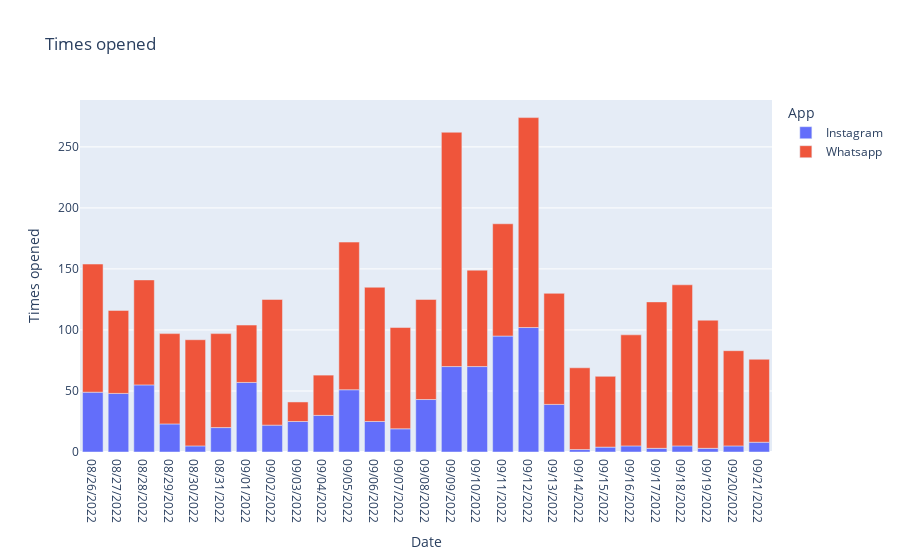

The notebook cell this image was saved under:
### Code cell
figure = px.bar(data_frame=df, 
                x = "Date", 
                y = "Times opened", 
                color="App", 
                title="Times opened")
figure.show()

### Figure 1 — Plotly figure (JSON) as saved in the notebook; plotly's stock layout.template omitted (floating-point values rounded to 4 significant figures)
{"data": [{"alignmentgroup": "True", "hovertemplate": "App=Instagram<br>Date=%{x}<br>Times opened=%{y}<extra></extra>", "legendgroup": "Instagram", "marker": {"color": "#636efa", "pattern": {"shape": ""}}, "name": "Instagram", "offsetgroup": "Instagram", "orientation": "v", "showlegend": true, "textposition": "auto", "type": "bar", "x": ["08/26/2022", "08/27/2022", "08/28/2022", "08/29/2022", "08/30/2022", "08/31/2022", "09/01/2022", "09/02/2022", "09/03/2022", "09/04/2022", "09/05/2022", "09/06/2022", "09/07/2022", "09/08/2022", "09/09/2022", "09/10/2022", "09/11/2022", "09/12/2022", "09/13/2022", "09/14/2022", "09/15/2022", "09/16/2022", "09/17/2022", "09/18/2022", "09/19/2022", "09/20/2022", "09/21/2022"], "xaxis": "x", "y": [49, 48, 55, 23, 5, 20, 57, 22, 25, 30, 51, 25, 19, 43, 70, 70, 95, 102, 39, 2, 4, 5, 3, 5, 3, 5, 8], "yaxis": "y"}, {"alignmentgroup": "True", "hovertemplate": "App=Whatsapp<br>Date=%{x}<br>Times opened=%{y}<extra></extra>", "legendgroup": "Whatsapp", "marker": {"color": "#EF553B", "pattern": {"shape": ""}}, "name": "Whatsapp", "offsetgroup": "Whatsapp", "orientation": "v", "showlegend": true, "textposition": "auto", "type": "bar", "x": ["08/26/2022", "08/27/2022", "08/28/2022", "08/29/2022", "08/30/2022", "08/31/2022", "09/01/2022", "09/02/2022", "09/03/2022", "09/04/2022", "09/05/2022", "09/06/2022", "09/07/2022", "09/08/2022", "09/09/2022", "09/10/2022", "09/11/2022", "09/12/2022", "09/13/2022", "09/14/2022", "09/15/2022", "09/16/2022", "09/17/2022", "09/18/2022", "09/19/2022", "09/20/2022", "09/21/2022"], "xaxis": "x", "y": [105, 68, 86, 74, 87, 77, 47, 103, 16, 33, 121, 110, 83, 82, 192, 79, 92, 172, 91, 67, 58, 91, 120, 132, 105, 78, 68], "yaxis": "y"}], "layout": {"barmode": "relative", "legend": {"title": {"text": "App"}, "tracegroupgap": 0}, "title": {"text": "Times opened"}, "xaxis": {"anchor": "y", "domain": [0, 1], "title": {"text": "Date"}}, "yaxis": {"anchor": "x", "domain": [0, 1], "title": {"text": "Times opened"}}}}
